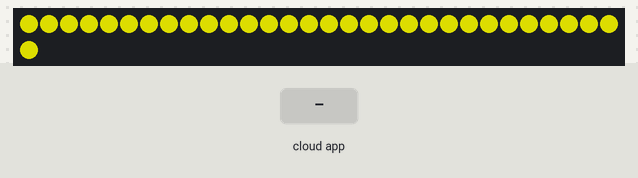
Simulated run of this sketch. Board: Arduino Uno, built with avr-gcc and run on an emulated ATmega328P. Shown: 31 RGB LEDs in strip order, left to right, continuing on the next row. Inputs (shaded band) come from the test bench. Dim RGB values are drawn brighter than linear; the ROS host is connected and sends only what is stated.

Above: at 1.2 s.
1.3 s: the phone or cloud app sets state to 0
2.8 s: the phone or cloud app sets state to 1
At 3.4 s:
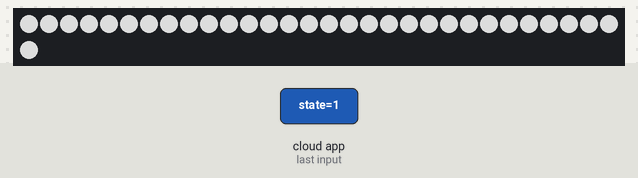
Timing chart, 0 to 5.8 s (numbered marks = the images above; inputs shaded):
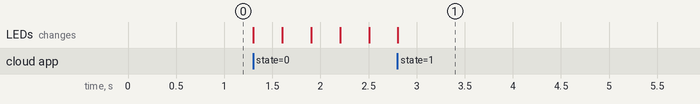

The sketch:

Arduino.ino
```cpp
#if (ARDUINO >= 100)
#include <Arduino.h>
#else
#include <WProgram.h>
#endif

#include <ros.h>
#include <std_msgs/Int8.h>
#include <Adafruit_NeoPixel.h>

ros::NodeHandle nh;
#define NEOPIXPIN 7
#define NUMPIX 31

Adafruit_NeoPixel pixels(NUMPIX, NEOPIXPIN, NEO_GRB + NEO_KHZ800);
#define DELAYVAL 200

uint8_t state = 2;
uint8_t animationState = 0;
uint8_t intensity = 0;
int animationTime = 15;
long prvTime = 0;
uint8_t on = 0;

void state_cb(const std_msgs::Int8 &cmd_msg)
{

    // READ STATE
    if (cmd_msg.data == 1)
    {
        state = 1;
    }
    else if (cmd_msg.data == 0)
    {
        state = 0;
	on = 0;
    }
}

ros::Subscriber<std_msgs::Int8> sub("/odrive/state", state_cb);

void setup()
{
    Serial.begin(9600);
    nh.getHardware()->setBaud(9600);
    nh.initNode();
    nh.subscribe(sub);

    pixels.begin();

    for (int i = 0; i < NUMPIX; i++)
    { // For each pixel...
        pixels.setPixelColor(i, pixels.Color(150, 150, 0));
    }
    pixels.show(); // Send the updated pixel colors to the hardware.
}

void loop()
{

    pixels.clear();

    switch (state)
    {
    case 0: // Yellow
        if(millis()-prvTime>animationTime){
            prvTime = millis();
            for (int i = 0; i < NUMPIX; i++)
            {
                pixels.setPixelColor(i, pixels.Color(intensity,intensity, 0));
            }

            if(animationState == 0){
                intensity++;
                if(intensity > 200){
                    intensity = 200;
                    animationState = 1;
                }
            }

            if(animationState == 1){
                intensity--;
                if(intensity < 1){
                    intensity = 1;
                    animationState = 0;
                }
            }
	    pixels.show();
        }

        break;

    case 1:

	if(!on){

	    for (int i = 0; i < NUMPIX; i++)
            {
                pixels.setPixelColor(i, pixels.Color(150,150,150));
            }
            pixels.show();
            on = 1;
        }

        break;

    default:
        break;
    }

    nh.spinOnce();
    delay(1);
}
```

Measured:
- after the input at 2.8 s, the LEDs: change at once (image 1)
